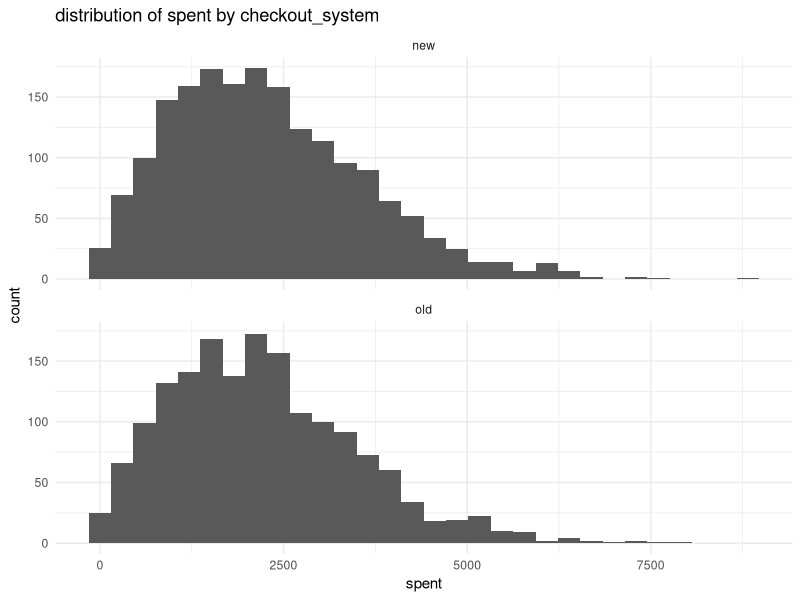
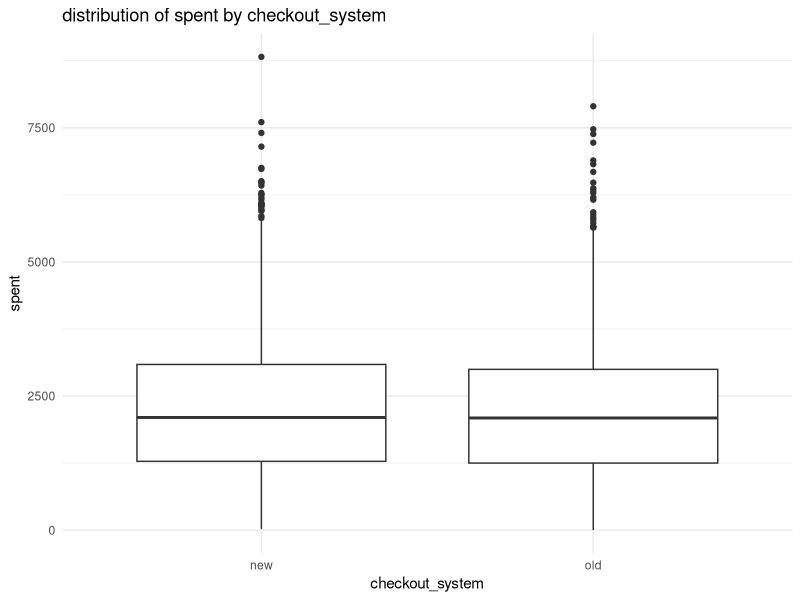
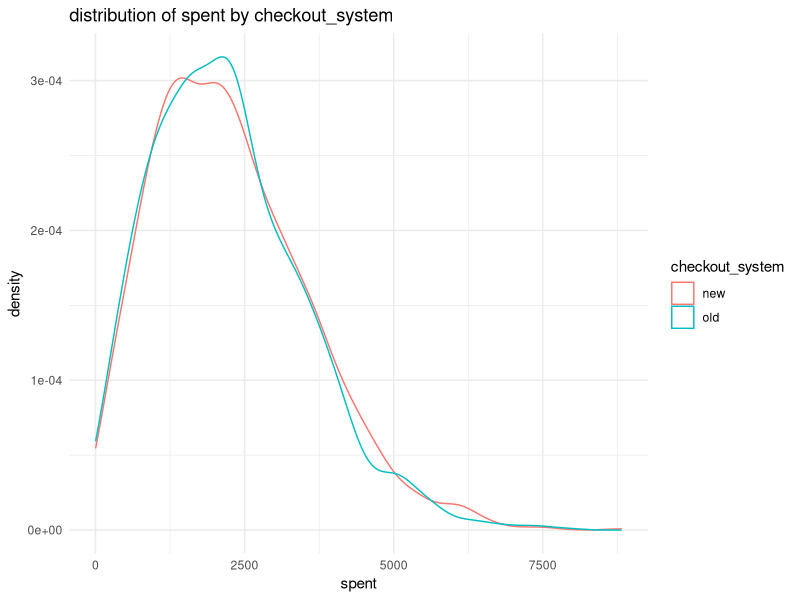

Here is the R script that generated these plots, in order:
## ---- chunk 1
knitr::opts_chunk$set(echo = TRUE, message = F, warning = F)

library(tidyverse)
library(ggplot2)

velo <- read.csv("velo.csv")
## ---- chunk 2
ggplot(velo, aes(x = spent))+
  geom_histogram() +
  theme_minimal() +
  facet_wrap(~checkout_system, ncol = 1)+
  labs(title = "distribution of spent by checkout_system")

ggplot(velo, aes(x = checkout_system, y = spent))+
  geom_boxplot() +
  theme_minimal() +
  labs(title = "distribution of spent by checkout_system")

ggplot(velo, aes(x = spent, col = checkout_system))+
  geom_density() +
  theme_minimal() +
  labs(title = "distribution of spent by checkout_system")
## ---- chunk 3
velo %>% 
  group_by(checkout_system) %>% 
  summarize(n = n(),
            mean = mean(spent),
            sd = sd(spent),
            median = median(spent),
            total = sum(spent),
            lowerCI = (mean - 2 * sd/sqrt(n)) %>%  round(2), 
            upperCI = (mean + 2 * sd/sqrt(n))  %>%  round(2))

## ---- chunk 4
t.test(x = filter(velo, checkout_system == 'new')$spent,
       y = filter(velo, checkout_system == 'old')$spent)
## ---- chunk 5
velo %>% 
  group_by(checkout_system, device) %>% 
  summarize(n = n(),
            mean = mean(spent),
            sd = sd(spent),
            median = median(spent),
            se = sd/sqrt(n),
            lowerCI = (mean - 2 * se) %>%  round(2), 
            upperCI = (mean + 2 * se)  %>%  round(2))
velo<-velo%>%
  filter(device=="mobile")

t.test(x = filter(velo, checkout_system == 'new')$spent,
       y = filter(velo, checkout_system == 'old')$spent)
  
## ---- chunk 6

